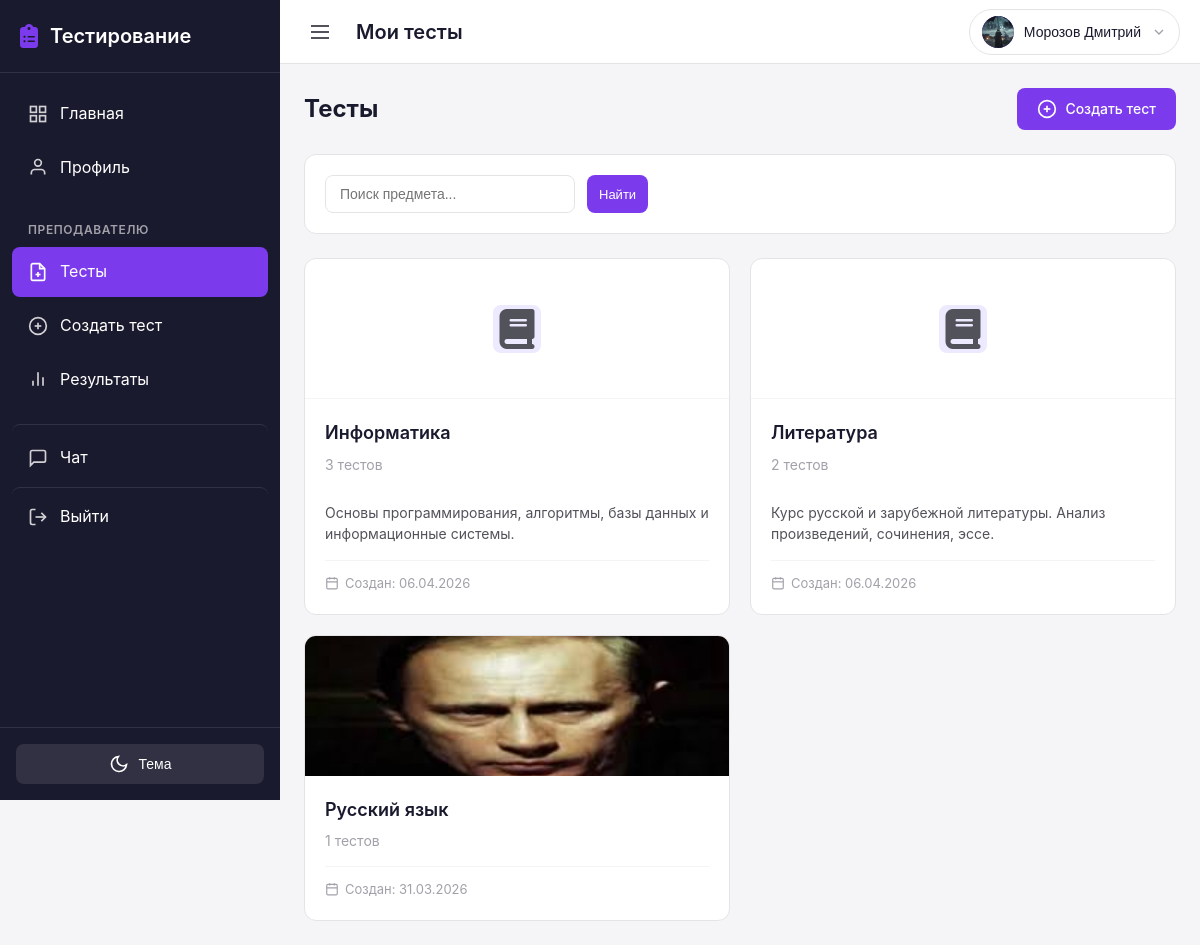
The app's page /teacher/tests/ (signed in) with its own data.
### users/models.py (models this page shows, shortened)
class User(AbstractUser):
    role = models.CharField(
        max_length=10,
        choices=UserRole.choices,
        default=UserRole.STUDENT,
        verbose_name='Роль'
    )
    phone = models.CharField(
        max_length=20,
        blank=True,
        verbose_name='Телефон'
    )
    birth_date = models.DateField(
        null=True,
        blank=True,
        verbose_name='Дата рождения'
    )
    patronymic = models.CharField(
        max_length=100,
        blank=True,
        verbose_name='Отчество'
    )
    class Meta:
        verbose_name = 'Пользователь'
        verbose_name_plural = 'Пользователи'
    @property
    def is_teacher(self):
        return self.role == UserRole.TEACHER
    @property
    def is_student(self):
        return self.role == UserRole.STUDENT

class Profile(models.Model):
    user = models.OneToOneField(
        User,
        on_delete=models.CASCADE,
        related_name='profile',
        verbose_name='Пользователь'
    )
    avatar = models.ImageField(
        upload_to='avatars/',
        null=True,
        blank=True,
        verbose_name='Аватар'
    )
    bio = models.TextField(
        blank=True,
        verbose_name='О себе'
    )
    group = models.ForeignKey(
        'groups.Group',
        on_delete=models.SET_NULL,
        null=True,
        blank=True,
        related_name='students',
        verbose_name='Группа',
        help_text='Группа, к которой принадлежит студент'
    )
    real_group = models.CharField(
        max_length=50,
        blank=True,
        verbose_name='Реальная группа',
        help_text='Для студентов после 11 класса (например, 11ИС-1/26)'
    )
    created_at = models.DateTimeField(
        auto_now_add=True,
        verbose_name='Дата создания'
    )
    updated_at = models.DateTimeField(
        auto_now=True,
        verbose_name='Дата обновления'
    )
    class Meta:
        verbose_name = 'Профиль'
        verbose_name_plural = 'Профили'

### groups/models.py (models this page shows, shortened)
class Subject(models.Model):
    name = models.CharField(
        max_length=200,
        verbose_name='Название предмета'
    )
    description = models.TextField(
        blank=True,
        verbose_name='Описание'
    )
    image = models.ImageField(
        upload_to='subject_images/',
        null=True,
        blank=True,
        verbose_name='Изображение предмета'
    )
    teachers = models.ManyToManyField(
        settings.AUTH_USER_MODEL,
        related_name='subjects',
        limit_choices_to={'role': 'teacher'},
        verbose_name='Преподаватели'
    )
    groups = models.ManyToManyField(
        Group,
        related_name='subjects',
        verbose_name='Группы'
    )
    created_at = models.DateTimeField(
        auto_now_add=True,
        verbose_name='Дата создания'
    )
    class Meta:
        verbose_name = 'Предмет'
        verbose_name_plural = 'Предметы'
        ordering = ['name']

### users/views.py (the view)
# urls.py: path('teacher/tests/', views.teacher_tests, name='teacher_tests'),
@login_required
def teacher_tests(request):
    from groups.models import Subject
    if not request.user.is_teacher:
        messages.error(request, 'У вас нет доступа к этой странице')
        return redirect('dashboard')
    search = request.GET.get('search', '')
    subjects = Subject.objects.filter(
        teachers=request.user
    ).distinct().annotate(
        tests_count=Count('tests', filter=Q(tests__created_by=request.user))
    ).order_by('name')
    if search:
        subjects = subjects.filter(name__icontains=search)
    context = {
        'subjects': subjects,
        'search': search,
    }
    return render(request, 'users/teacher/tests.html', context)

### chat/context_processors.py (called while the page is built)
def unread_messages_count(request):
    if request.user.is_authenticated:
        count = Message.objects.filter(receiver=request.user, is_read=False).count()
        return {'total_unread_messages': count}
    return {'total_unread_messages': 0}

### testingPlatform/ngrok_skip_warning.py (called while the page is built)
    def __call__(self, request):
        request.META['HTTP_NGROK_SKIP_BROWSER_WARNING'] = 'true'
        response = self.get_response(request)
        response['ngrok-skip-browser-warning'] = 'true'
        return response

### templates/users/teacher/tests.html (shortened to what this page needs)
{% extends 'base.html' %}
{% block topbar_title %}Мои тесты{% endblock %}
{% block content %}
<div class="tests-container">
    <div class="tests-header mb-3">
        <h1 class="page-title">Тесты</h1>
        <a href="{% url 'teacher_test_create' %}" class="btn btn-primary">
            <svg width="20" height="20" viewBox="0 0 24 24" fill="none" stroke="currentColor" stroke-width="2">
                <circle cx="12" cy="12" r="10"></circle>
                <line x1="12" y1="8" x2="12" y2="16"></line>
                <line x1="8" y1="12" x2="16" y2="12"></line>
            </svg>
            Создать тест
        </a>
    </div>
    <div class="search-bar card mb-3">
        <form method="get" class="search-form">
            <div class="search-row">
                <input
                    type="text"
                    name="search"
                    class="form-input"
                    placeholder="Поиск предмета..."
                    value="{{ search }}"
                >
                <button type="submit" class="btn btn-primary btn-sm">Найти</button>
            </div>
        </form>
    </div>
    {% if subjects %}
        <div class="subjects-grid">
            {% for subject in subjects %}
            <a href="{% url 'teacher_subject_tests' subject.id %}" class="subject-card-link">
                <div class="subject-card">
                    {% if subject.image %}
                        <div class="subject-card-image">
                            <img src="{{ subject.image.url }}" alt="{{ subject.name }}">
                        </div>
                    {% else %}
                        <div class="subject-card-placeholder">
                            <div class="subject-card-icon"><i class="fa-solid fa-book"></i></div>
                        </div>
                    {% endif %}
                    <div class="subject-card-body">
                        <div class="subject-card-header">
                            <div class="subject-card-info">
                                <h2 class="subject-card-title">{{ subject.name }}</h2>
                                <span class="subject-card-count">{{ subject.tests_count }} тестов</span>
                            </div>
                        </div>
                        {% if subject.description %}
                            <p class="subject-card-desc">{{ subject.description|truncatewords:10 }}</p>
                        {% endif %}
                        <div class="subject-card-footer">
                            <span class="subject-card-date">
                                <svg width="14" height="14" viewBox="0 0 24 24" fill="none" stroke="currentColor" stroke-width="2">
                                    <rect x="3" y="4" width="18" height="18" rx="2" ry="2"></rect>
                                    <line x1="16" y1="2" x2="16" y2="6"></line>
                                    <line x1="8" y1="2" x2="8" y2="6"></line>
                                    <line x1="3" y1="10" x2="21" y2="10"></line>
                                </svg>
                                Создан: {{ subject.created_at|date:"d.m.Y" }}
                            </span>
                        </div>
                    </div>
                </div>
            </a>
            {% endfor %}
        </div>
    {% endif %}
</div>
{% endblock %}

### templates/base.html (shortened to what this page needs)
<!DOCTYPE html>
<html lang="ru" data-theme="light">
<head>
    {% load static %}
    <link rel="stylesheet" href="{% static 'css/style.css' %}">
    <link rel="stylesheet" href="https://cdnjs.cloudflare.com/ajax/libs/font-awesome/6.5.1/css/all.min.css">
</head>
<body>
    <div class="app-container">
        <aside class="sidebar" id="sidebar">
            <div class="sidebar-header">
                <a href="{% url 'dashboard' %}" class="logo">
                    <i class="fa-solid fa-clipboard-list logo-icon"></i>
                    <span class="logo-text">Тестирование</span>
                </a>
            </div>
            <nav class="sidebar-nav">
                {% if user.is_authenticated %}
                    <a href="{% url 'dashboard' %}" class="nav-item ">
                        <svg class="nav-icon" width="20" height="20" viewBox="0 0 24 24" fill="none" stroke="currentColor" stroke-width="2">
                            <rect x="3" y="3" width="7" height="7"></rect>
                            <rect x="14" y="3" width="7" height="7"></rect>
                            <rect x="14" y="14" width="7" height="7"></rect>
                            <rect x="3" y="14" width="7" height="7"></rect>
                        </svg>
                        <span>Главная</span>
                    </a>
                    <a href="{% url 'profile' %}" class="nav-item {% if request.resolver_match.url_name == 'profile' %}active{% endif %}">
                        <svg class="nav-icon" width="20" height="20" viewBox="0 0 24 24" fill="none" stroke="currentColor" stroke-width="2">
                            <path d="M20 21v-2a4 4 0 0 0-4-4H8a4 4 0 0 0-4 4v2"></path>
                            <circle cx="12" cy="7" r="4"></circle>
                        </svg>
                        <span>Профиль</span>
                    </a>
                    {% if user.is_teacher %}
                        <div class="nav-section">
                            <span class="nav-section-title">Преподавателю</span>
                            <a href="{% url 'teacher_tests' %}" class="nav-item {% if request.resolver_match.url_name == 'teacher_tests' %}active{% endif %}">
                                <span>Тесты</span>
                            </a>
                            <a href="{% url 'teacher_test_create' %}" class="nav-item {% if request.resolver_match.url_name == 'teacher_test_create' %}active{% endif %}">
                                <svg class="nav-icon" width="20" height="20" viewBox="0 0 24 24" fill="none" stroke="currentColor" stroke-width="2">
                                    <circle cx="12" cy="12" r="10"></circle>
                                    <line x1="12" y1="8" x2="12" y2="16"></line>
                                    <line x1="8" y1="12" x2="16" y2="12"></line>
                                </svg>
                                <span>Создать тест</span>
                            </a>
                            <a href="{% url 'teacher_results' %}" class="nav-item {% if 'teacher_results' in request.resolver_match.url_name %}active{% endif %}">
                                <svg class="nav-icon" width="20" height="20" viewBox="0 0 24 24" fill="none" stroke="currentColor" stroke-width="2">
                                    <line x1="18" y1="20" x2="18" y2="10"></line>
                                    <line x1="12" y1="20" x2="12" y2="4"></line>
                                    <line x1="6" y1="20" x2="6" y2="14"></line>
                                </svg>
                                <span>Результаты</span>
                            </a>
                        </div>
                    {% endif %}
                    {% if user.is_student or user.is_teacher %}
                        <a href="{% url 'chat:contacts' %}" class="nav-item nav-item-spaced {% if 'chat' in request.resolver_match.url_name and 'admin' not in request.resolver_match.url_name %}active{% endif %}">
                            <svg class="nav-icon" width="20" height="20" viewBox="0 0 24 24" fill="none" stroke="currentColor" stroke-width="2">
                                <path d="M21 15a2 2 0 0 1-2 2H7l-4 4V5a2 2 0 0 1 2-2h14a2 2 0 0 1 2 2z"></path>
                            </svg>
                            <span>Чат</span>
                        </a>
                    {% endif %}
                    <a href="{% url 'logout' %}" class="nav-item nav-item-logout">
                        <svg class="nav-icon" width="20" height="20" viewBox="0 0 24 24" fill="none" stroke="currentColor" stroke-width="2">
                            <path d="M9 21H5a2 2 0 0 1-2-2V5a2 2 0 0 1 2-2h4"></path>
                            <polyline points="16 17 21 12 16 7"></polyline>
                            <line x1="21" y1="12" x2="9" y2="12"></line>
                        </svg>
                        <span>Выйти</span>
                    </a>
                {% endif %}
            </nav>
            <div class="sidebar-footer">
                <div class="theme-toggle">
                    <button class="theme-toggle-btn" id="themeToggle" aria-label="Переключить тему">
                        <svg class="moon-icon" width="20" height="20" viewBox="0 0 24 24" fill="none" stroke="currentColor" stroke-width="2">
                            <path d="M21 12.79A9 9 0 1 1 11.21 3 7 7 0 0 0 21 12.79z"></path>
                        </svg>
                        <span class="theme-label">Тема</span>
                    </button>
                </div>
            </div>
        </aside>
        <div class="main-content">
            <header class="topbar">
                <button class="menu-toggle" id="menuToggle" aria-label="Открыть меню">
                    <svg width="24" height="24" viewBox="0 0 24 24" fill="none" stroke="currentColor" stroke-width="2">
                        <line x1="3" y1="12" x2="21" y2="12"></line>
                        <line x1="3" y1="6" x2="21" y2="6"></line>
                        <line x1="3" y1="18" x2="21" y2="18"></line>
                    </svg>
                </button>
                <div class="topbar-title">
                    {% block topbar_title %}{% endblock %}
                </div>
                <div class="topbar-actions">
                    {% if user.is_authenticated %}
                        <div class="user-menu" id="userMenu">
                            <button class="user-menu-btn" id="userMenuBtn">
                                <div class="user-avatar-small">
                                    {% if user.profile.avatar %}
                                        <img src="{{ user.profile.avatar.url }}" alt="{{ user.last_name }}">
                                    {% else %}
                                        <span>{{ user.first_name|first }}{{ user.last_name|first }}</span>
                                    {% endif %}
                                </div>
                                <span class="user-name">{{ user.last_name }} {{ user.first_name }}</span>
                                <svg class="user-menu-arrow" width="16" height="16" viewBox="0 0 24 24" fill="none" stroke="currentColor" stroke-width="2">
                                    <polyline points="6 9 12 15 18 9"></polyline>
                                </svg>
                            </button>
                        </div>
                    {% endif %}
                </div>
            </header>
            <main class="content">
                {% block content %}{% endblock %}
            </main>
        </div>
    </div>
</body>
</html>

### templates/users/teacher/tests.html (style rules this page uses)
.subject-card { display: flex; flex-direction: column; height: 100%; padding: 0; border: 1px solid var(--border-color); border-radius: var(--border-radius-lg); overflow: hidden; }
.subject-card-placeholder { width: 100%; height: 140px; display: flex; align-items: center; justify-content: center; background: linear-gradient(135deg, var(--bg-secondary) 0%, var(--bg-surface) 100%); border-bottom: 1px solid var(--border-color-light); }
.subject-card-image { width: 100%; height: 140px; overflow: hidden; }
.subject-card-image img { width: 100%; height: 100%; object-fit: cover; display: block; transition: opacity 0.3s ease; }
.subject-card-body { padding: 20px; display: flex; flex-direction: column; flex: 1; }
.subject-card-header { display: flex; gap: 16px; margin-bottom: 12px; align-items: flex-start; }
.subject-card-icon { font-size: 2.5rem; color: var(--text-secondary); display: flex; align-items: center; justify-content: center; }
.subject-card-desc { font-size: 0.875rem; color: var(--text-secondary); margin-bottom: 16px; line-height: 1.5; flex: 1; }
.subject-card-footer { padding-top: 12px; border-top: 1px solid var(--border-color-light); }
.subject-card-date { display: flex; align-items: center; gap: 6px; font-size: 0.8125rem; color: var(--text-muted); }

### records on screen
User: profile.avatar (picture), last_name "Морозов", first_name "Дмитрий"
Subject: name "Информатика", tests_count "3", description "Основы программирования, алгоритмы, базы данных и информационные системы.", created_at "06.04.2026"
Subject: name "Литература", tests_count "2", description "Курс русской и зарубежной литературы. Анализ произведений, сочинения, эссе.", created_at "06.04.2026"
Subject: image (picture), name "Русский язык", tests_count "1", created_at "31.03.2026"
